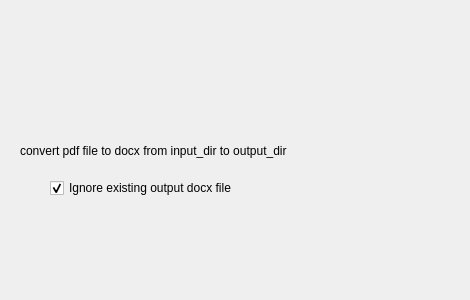
<?xml version="1.0" encoding="UTF-8"?>
<ui version="4.0">
 <class>Form</class>
 <widget class="QWidget" name="Form">
  <property name="geometry">
   <rect>
    <x>0</x>
    <y>0</y>
    <width>470</width>
    <height>300</height>
   </rect>
  </property>
  <property name="windowTitle">
   <string>Form</string>
  </property>
  <widget class="QLabel" name="Description">
   <property name="geometry">
    <rect>
     <x>20</x>
     <y>20</y>
     <width>431</width>
     <height>261</height>
    </rect>
   </property>
   <property name="text">
    <string>convert pdf file to docx from input_dir to output_dir</string>
   </property>
   <property name="textFormat">
    <enum>Qt::AutoText</enum>
   </property>
   <property name="alignment">
    <set>Qt::AlignLeading|Qt::AlignLeft|Qt::AlignVCenter</set>
   </property>
   <property name="wordWrap">
    <bool>true</bool>
   </property>
  </widget>
  <widget class="QCheckBox" name="checkBox">
   <property name="geometry">
    <rect>
     <x>50</x>
     <y>180</y>
     <width>231</width>
     <height>16</height>
    </rect>
   </property>
   <property name="text">
    <string>Ignore existing output docx file</string>
   </property>
   <property name="checked">
    <bool>true</bool>
   </property>
  </widget>
 </widget>
 <resources/>
 <connections/>
</ui>
